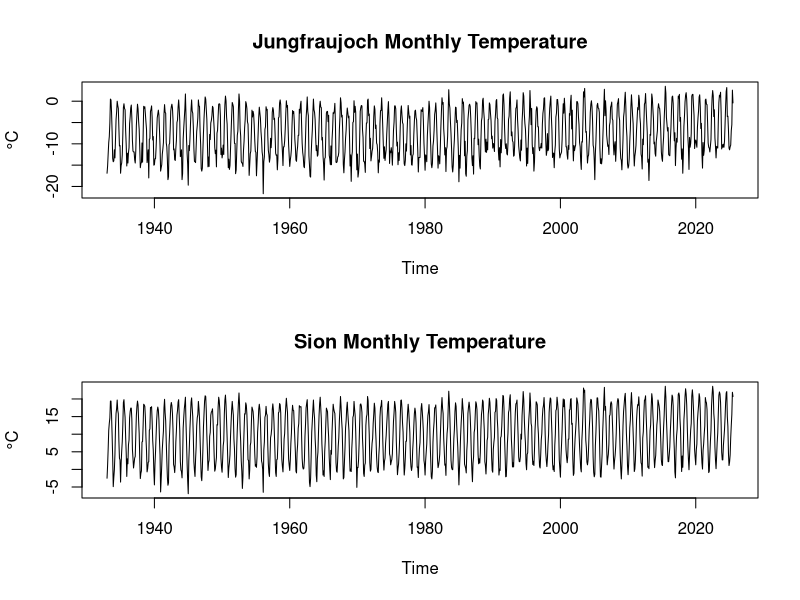
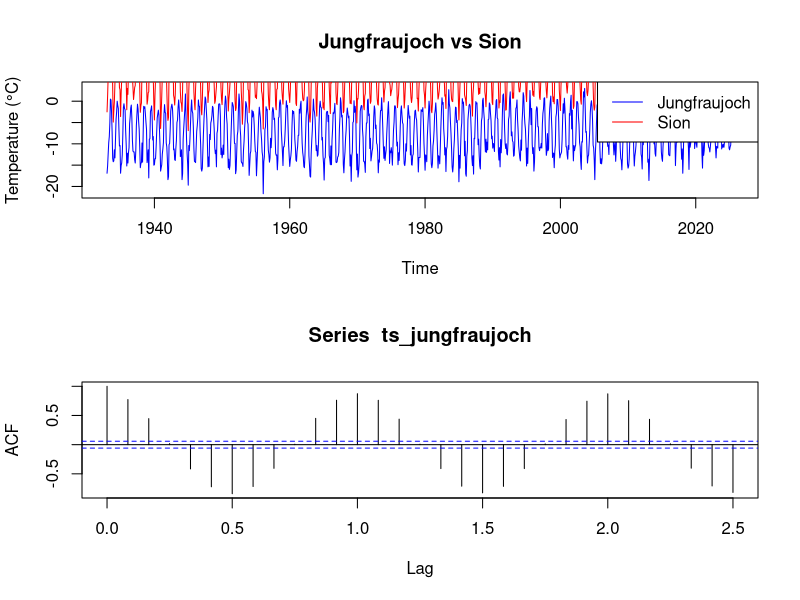
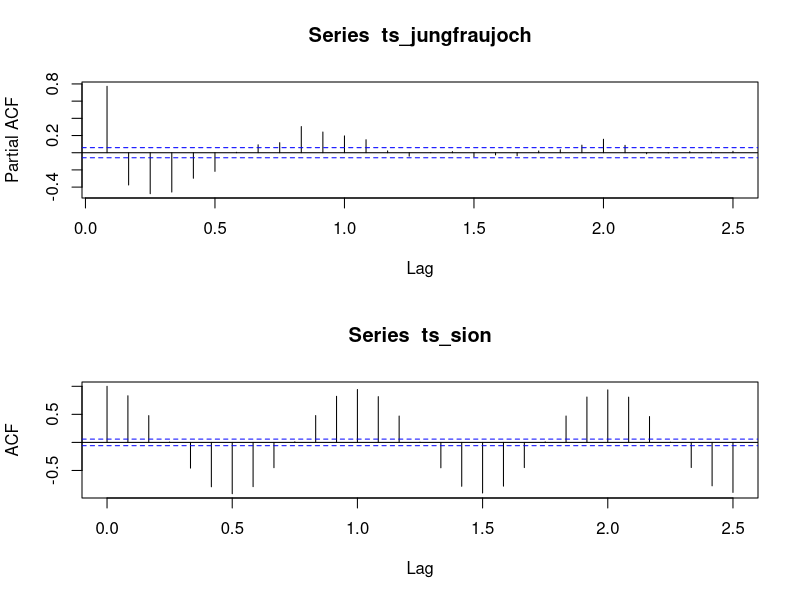
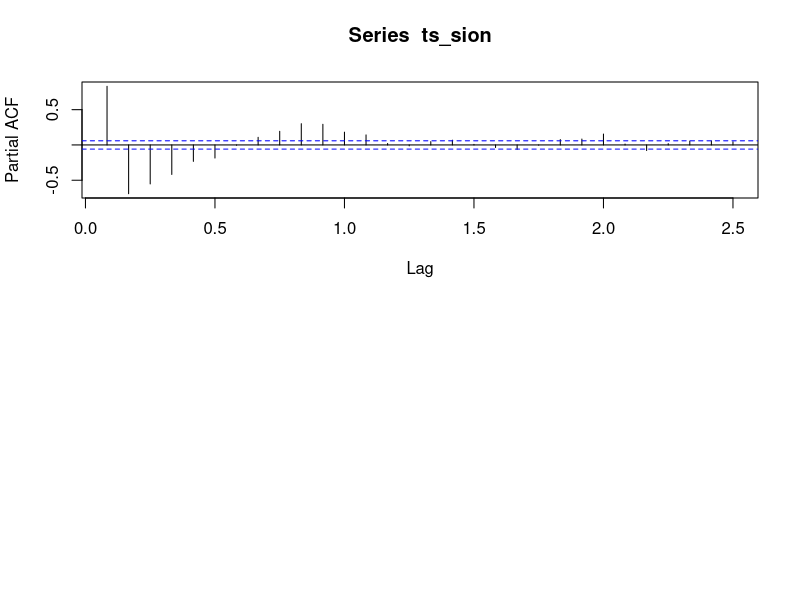
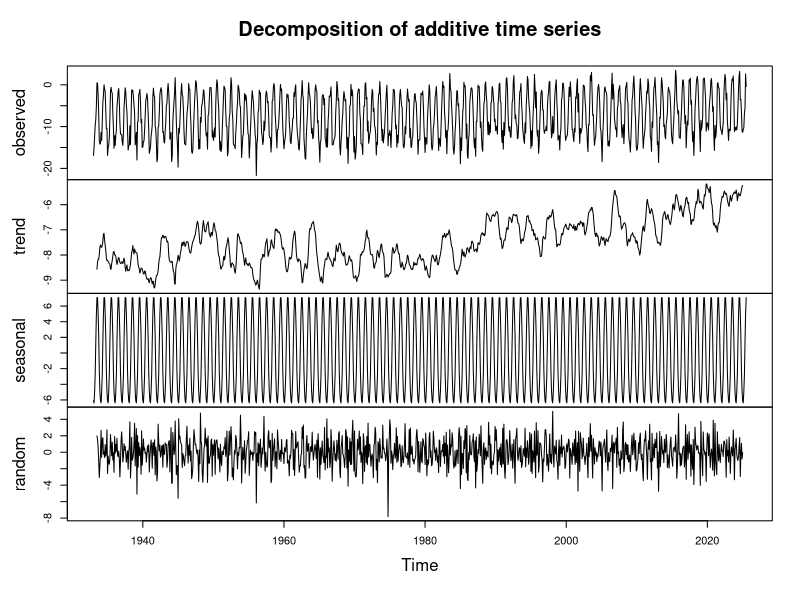
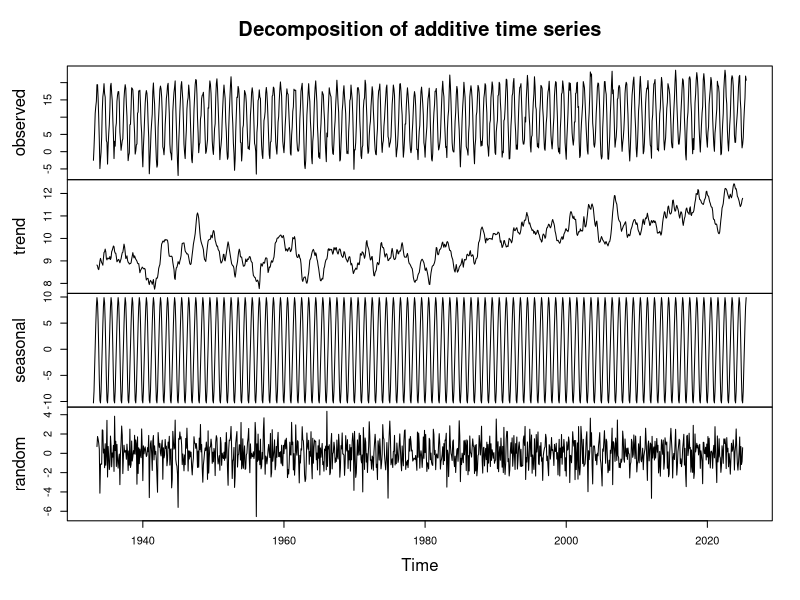
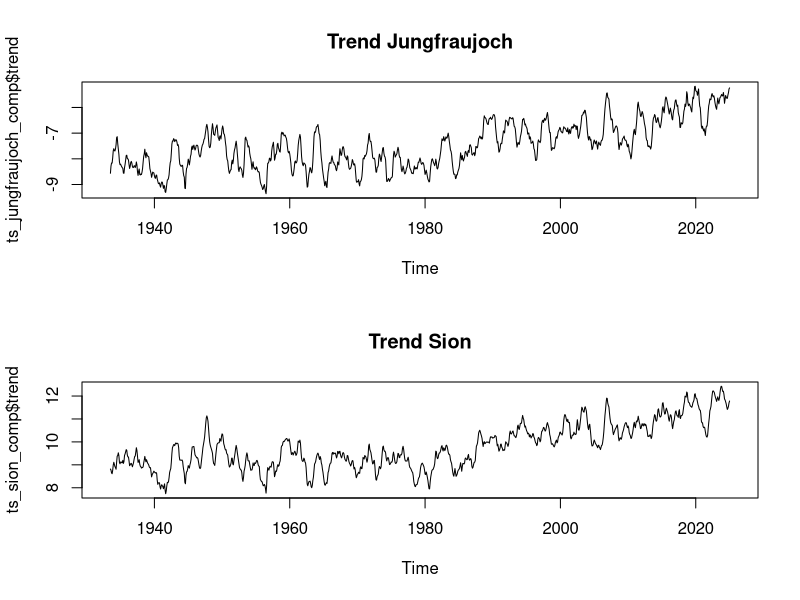
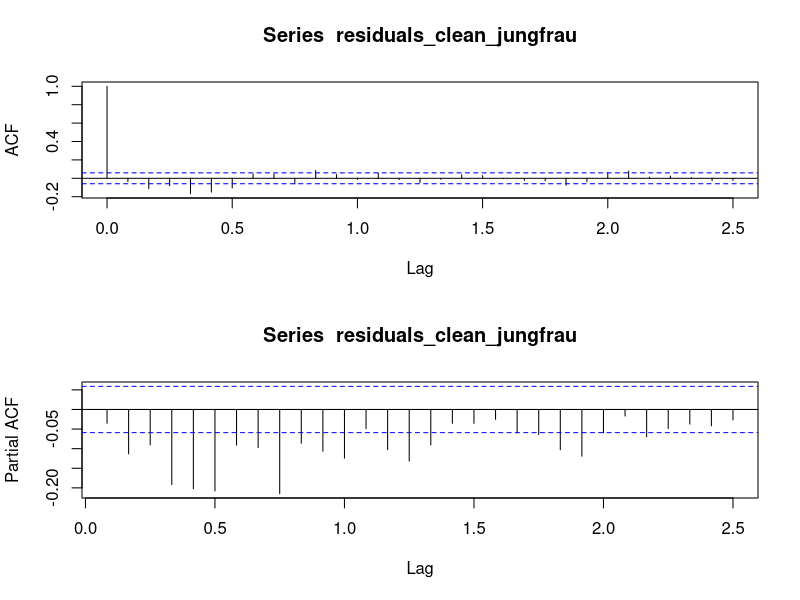

Here is the R script that generated these plots, in order:
# libraries
library(readr)
library(dplyr)
library(lubridate)
library(tseries)

# read weather datasets
df_jungfraujoch <- read.delim("data/raw/weather_monthly_jungfraujoch.csv", header=TRUE, sep = ";")
head(df_jungfraujoch)
str(df_jungfraujoch)
df_sion <- read.delim("data/raw/weather_monthly_sion.csv", header=TRUE, sep = ';')
head(df_sion)
str(df_sion)

# convert timestamp to datetime
df_jungfraujoch <- df_jungfraujoch %>%
  mutate(reference_timestamp = dmy_hm(reference_timestamp))
str(df_jungfraujoch)
df_sion <- df_sion %>% 
  mutate(reference_timestamp = dmy_hm(reference_timestamp))
str(df_sion)

# only keep columns needed for analysis
df_jungfraujoch_reduced <- df_jungfraujoch %>% 
  select(station_abbr, reference_timestamp, ths200m0)
df_sion_reduced <- df_sion %>% 
  select(station_abbr, reference_timestamp, ths200m0)

# rename columns
colnames(df_jungfraujoch_reduced) <- c('station_abbr', 'reference_timestamp', 'temp_mean_C')
colnames(df_sion_reduced) <- c('station_abbr', 'reference_timestamp', 'temp_mean_C')

# check for NAs
colSums(is.na(df_jungfraujoch_reduced)) # no NAs
colSums(is.na(df_sion_reduced)) # no NAs

# create time series object
# temp_mean monthly series
ts_jungfraujoch <- ts(df_jungfraujoch_reduced$temp_mean_C,
                      start = c(1933, 1),
                      end = c(1933 + (nrow(df_jungfraujoch_reduced)-1) %/% 12,
                              (nrow(df_jungfraujoch_reduced)-1) %% 12 + 1),
                      frequency = 12)
str(ts_jungfraujoch)

ts_sion_full <- ts(df_sion_reduced$temp_mean_C,
              start = c(1864, 1),
              end = c(1864 + (nrow(df_sion_reduced)-1) %/% 12,
                      (nrow(df_sion_reduced)-1) %% 12 + 1),
              frequency = 12)
str(ts_sion_full)

# subset of sion data to overlap with jungfrau data
ts_sion <- window(ts_sion_full, start = c(1933, 1), end = end(ts_jungfraujoch))
start(ts_sion)
end(ts_sion)
length(ts_sion)

# summary statistics
summary(ts_jungfraujoch)
summary(ts_sion)

# plots
par(mfrow=c(2,1))
plot(ts_jungfraujoch, main="Jungfraujoch Monthly Temperature", ylab="°C")
plot(ts_sion, main="Sion Monthly Temperature", ylab="°C")

# overlay plot
plot(ts_jungfraujoch, col="blue", ylab="Temperature (°C)", main="Jungfraujoch vs Sion")
lines(ts_sion, col="red")
legend("topright", legend=c("Jungfraujoch","Sion"), col=c("blue","red"), lty=1)

# acf and pacf
acf(ts_jungfraujoch)
pacf(ts_jungfraujoch)

acf(ts_sion)
pacf(ts_sion)

# decomposition
ts_jungfraujoch_comp = decompose(ts_jungfraujoch)
plot(ts_jungfraujoch_comp)
ts_sion_comp = decompose(ts_sion)
plot(ts_sion_comp)

# check stationarity
adf.test(ts_jungfraujoch, alternative = "stationary")
adf.test(ts_sion, alternative = "stationary")

# plot trend
plot(ts_jungfraujoch_comp$trend, main="Trend Jungfraujoch")
plot(ts_sion_comp$trend, main="Trend Sion")

# acf and pacf of residuals
residuals_jungfrau <- ts_jungfraujoch_comp$random
residuals_clean_jungfrau <- na.omit(residuals_jungfrau)
acf(residuals_clean_jungfrau)
pacf(residuals_clean_jungfrau)

residuals_sion <- ts_sion_comp$random
residuals_clean_sion <- na.omit(residuals_sion)
acf(residuals_clean_sion)
pacf(residuals_clean_sion)

# pacf indicates seasonality



